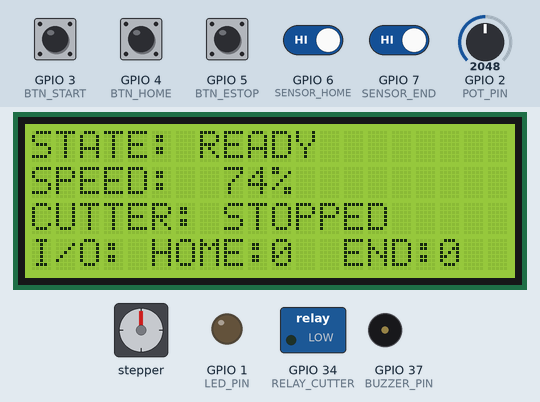
Recording of a sketch running on a simulated ESP32-S2. Parts: 20×4 character LCD, stepper motor, switched loads named in the sketch (green lamp = pin HIGH), output pins drawn as LEDs (lit = HIGH), buzzer (waves = sounding, pin HIGH). Dashed ring = blinking. The test bench sets the inputs (shaded band); at power-on: GPIO 3 (BTN_START), GPIO 4 (BTN_HOME), GPIO 5 (BTN_ESTOP), GPIO 6 (SENSOR_HOME), GPIO 7 (SENSOR_END) HIGH, GPIO 2 (POT_PIN) = 2048 (analog values on the 0–4095 scale). WiFi joins after 1.5 s; servers stay silent unless stated; stepper angles assume 200 steps per turn.

Above: at 5.3 s.
5.4 s: GPIO 3 (BTN_START) pulled LOW for 0.15 s
At 6.07 s:
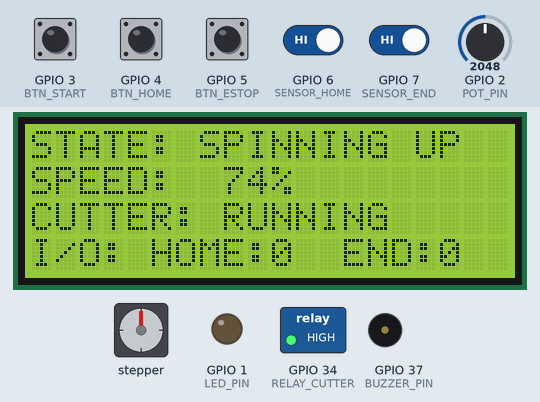
6.1 s: GPIO 5 (BTN_ESTOP) pulled LOW for 0.15 s
At 6.6 s:
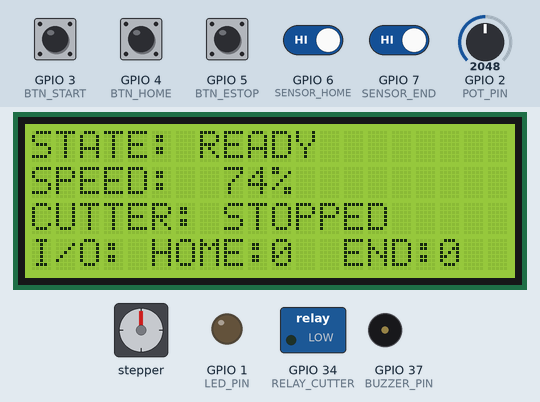
7.8 s: GPIO 4 (BTN_HOME) pulled LOW for 0.15 s
At 8.45 s:
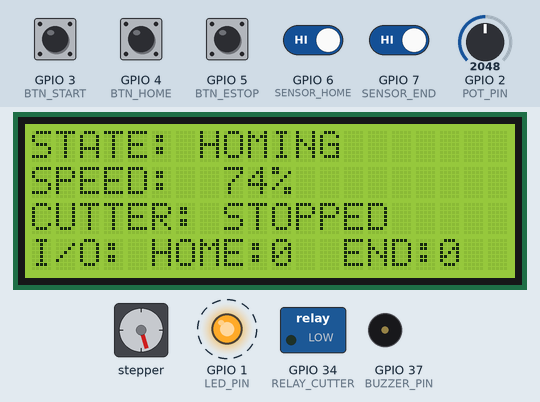
8.5 s: GPIO 6 (SENSOR_HOME) driven LOW
At 9.8 s:
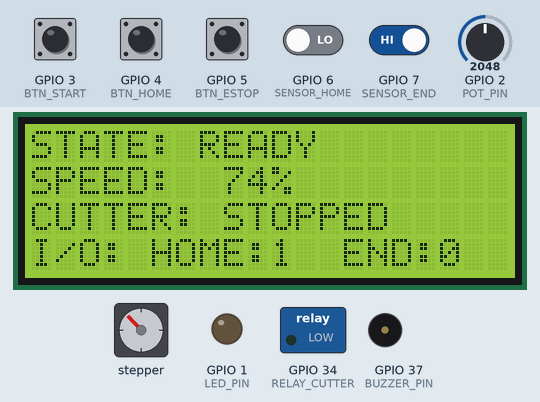
10.6 s: GPIO 3 (BTN_START) pulled LOW for 1 s
At 11.54 s:
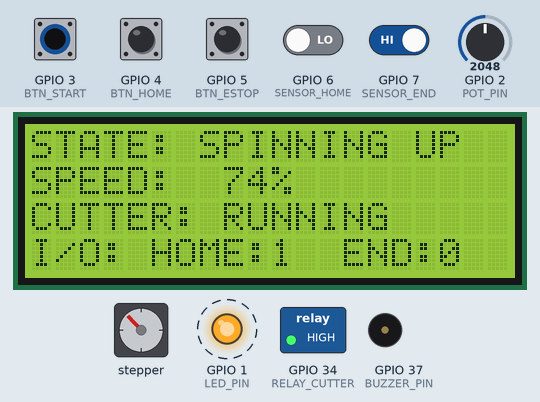
12.2 s: GPIO 7 (SENSOR_END) driven LOW
At 13.04 s:
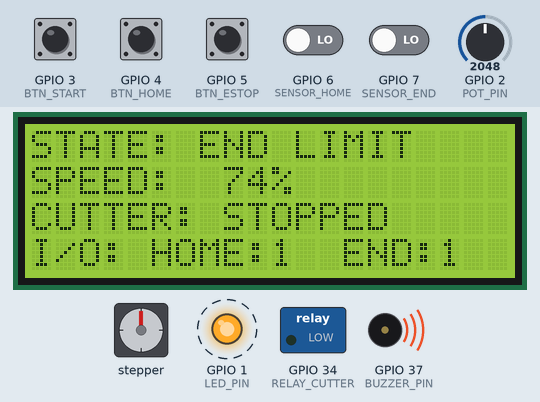
Timing chart, 0 to 15.7 s (numbered marks = the images above; inputs shaded):
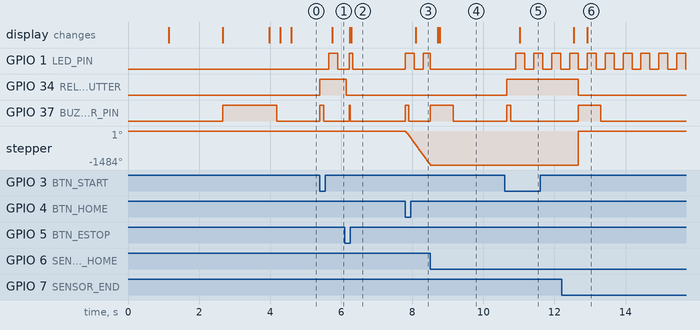

Measured:
- after the input at 5.4 s, GPIO 1 (LED_PIN): LOW → HIGH after 0.25 s, → LOW 0.25 s later; GPIO 34 (RELAY_CUTTER): LOW → HIGH at once; GPIO 37 (BUZZER_PIN): LOW → HIGH at once, → LOW 0.10 s later; the display: changes after 0.34 s (image 1)
- after the input at 6.1 s, GPIO 34 (RELAY_CUTTER): HIGH → LOW at once; GPIO 37 (BUZZER_PIN): LOW → HIGH after 0.12 s, → LOW 0.03 s later; stepper: stops changing and stays 0°; the display: first changes after 0.14 s (image 2 shows a later state)
- after the input at 7.8 s, GPIO 1 (LED_PIN): LOW → HIGH at once, → LOW 0.25 s later, → HIGH 0.25 s later; GPIO 37 (BUZZER_PIN): LOW → HIGH at once, → LOW 0.10 s later; stepper: turns 1426° counter-clockwise in 0.67 s, starting at once; the display: changes after 0.30 s (image 3)
- after the input at 8.5 s, GPIO 37 (BUZZER_PIN): LOW → HIGH at once, → LOW 0.66 s later; the display: first changes after 0.22 s (image 4 shows a later state)
- after the input at 10.6 s, GPIO 1 (LED_PIN): alternates HIGH for 0.25 s and LOW for 0.25 s, starting after 0.32 s; GPIO 34 (RELAY_CUTTER): LOW → HIGH after 0.06 s; GPIO 37 (BUZZER_PIN): LOW → HIGH after 0.06 s, → LOW 0.10 s later; the display: changes after 0.42 s (image 5)
- after the input at 12.2 s, GPIO 34 (RELAY_CUTTER): HIGH → LOW after 0.47 s; GPIO 37 (BUZZER_PIN): LOW → HIGH after 0.47 s, → LOW 0.63 s later; stepper: goes on until 12.7 s, then stays 1°; the display: first changes after 0.34 s (image 6 shows a later state)

The sketch:

firmware.ino
```cpp
#include <WiFi.h>
#include <HTTPClient.h>
#include <HTTPUpdate.h>
#include <WebServer.h>
#include <DNSServer.h>
#include <WiFiManager.h>
#include <Wire.h>
#include <LiquidCrystal_I2C.h>
#include <AccelStepper.h>

// ================= CẤU HÌNH FIRMWARE & OTA =================
const String CURRENT_VERSION = "2.2";
const String URL_VERSION  = "https://raw.githubusercontent.com/pethitechcom-dotcom/esp32-ota-firmware/main/version.txt";
const String URL_FIRMWARE = "https://raw.githubusercontent.com/pethitechcom-dotcom/esp32-ota-firmware/main/firmware.ino.bin";

// ================= CẤU HÌNH CHÂN GPIO ĐÃ CHỐT =================
#define LED_PIN         1   // LED báo trạng thái (0=Sáng, 1=Tắt)
#define BUZZER_PIN      37  // Còi báo (1=Bật, 0=Tắt)
#define POT_PIN         2   // Biến trở chỉnh tốc độ (ADC)
#define BTN_START       3   // Nút bấm chạy máy/tạm dừng
#define BTN_HOME        4   // Nút bấm đưa về Home
#define BTN_ESTOP       5   // Nút dừng khẩn cấp (Ngắt cứng)
#define SENSOR_HOME     6   // Cảm biến tiệm cận gốc Home (NPN)
#define SENSOR_END      7   // Cảm biến tiệm cận giới hạn cuối (NPN)

#define STEP_PUL        17  // Chân xung Step
#define STEP_DIR        16  // Chân chiều DIR
#define STEP_ENA        18  // Chân cho phép ENA
#define RELAY_CUTTER    34  // Rơ-le Contactor máy cắt (GPIO34)

// ================= HẰNG SỐ HIỆU CHUẨN BIẾN TRỞ =================
#define POT_RAW_MIN     100
#define POT_RAW_MAX     2735
#define DEADBAND_LOW    130
#define DEADBAND_HIGH   2700

// ================= ĐỐI TƯỢNG & BIẾN =================
LiquidCrystal_I2C lcd(0x27, 20, 4);
AccelStepper stepper(AccelStepper::DRIVER, STEP_PUL, STEP_DIR);

enum MachineState {
  STATE_IDLE,
  STATE_DELAY_START,
  STATE_CUTTING,
  STATE_END_LIMIT,
  STATE_HOMING,
  STATE_ESTOP
};

volatile MachineState currentState = STATE_IDLE;
volatile bool eStopTriggered = false;

unsigned long delayStartTime = 0;
const unsigned long CUT_DELAY_MS = 2000;
int currentSpeed = 0;
int targetSpeed = 0;
unsigned long lastLcdUpdate = 0;

// Khử dội phím Non-blocking
bool startBtnState = false;
bool homeBtnState  = false;
unsigned long lastStartPress = 0;
unsigned long lastHomePress  = 0;

// Còi bíp Non-blocking
unsigned long beepEndTime = 0;
bool isBeeping = false;

// Bộ lọc biến trở
const int numReadings = 15;
int readings[numReadings];
int readIndex = 0;
long total = 0;

// Khai báo hàm phụ trợ
void checkAndPerformOTA();
void triggerBeep(unsigned long duration);
void handleBuzzer();
void controlLED();
void readPotentiometer();
void displayStatus();

// ================= NGẮT PHẦN CỨNG BƠM XUNG ĐỘNG CƠ (TIMER) =================
hw_timer_t * timer = NULL;
portMUX_TYPE timerMux = portMUX_INITIALIZER_UNLOCKED;

void IRAM_ATTR onTimer() {
  portENTER_CRITICAL_ISR(&timerMux);
  stepper.runSpeed(); // Tự động phát xung ngầm không cần CPU chờ
  portEXIT_CRITICAL_ISR(&timerMux);
}

// ================= HÀM NGẮT KHẨN CẤP (E-STOP) =================
void IRAM_ATTR eStopISR() {
  eStopTriggered = true;
}

// ================= SETUP =================
void setup() {
  Serial.begin(115200);
  delay(1000);

  // Cấu hình ngõ vào có trở kéo lên (INPUT_PULLUP)
  pinMode(BTN_START, INPUT_PULLUP);
  pinMode(BTN_HOME, INPUT_PULLUP);
  pinMode(BTN_ESTOP, INPUT_PULLUP);
  pinMode(SENSOR_HOME, INPUT_PULLUP);
  pinMode(SENSOR_END, INPUT_PULLUP);

  pinMode(LED_PIN, OUTPUT);
  pinMode(BUZZER_PIN, OUTPUT);
  pinMode(RELAY_CUTTER, OUTPUT);

  digitalWrite(LED_PIN, LOW);      // 0 = Sáng (Báo nguồn sẵn sàng)
  digitalWrite(BUZZER_PIN, LOW);   // 0 = Tắt còi
  digitalWrite(RELAY_CUTTER, LOW); // Tắt rơ-le

  // Cài đặt ngắt E-Stop
  attachInterrupt(digitalPinToInterrupt(BTN_ESTOP), eStopISR, FALLING);

  // Bộ lọc biến trở
  analogReadResolution(12);
  for (int i = 0; i < numReadings; i++) readings[i] = 0;

  // Cấu hình Stepper (Không set tốc độ ở đây, để Timer lo)
  stepper.setEnablePin(STEP_ENA);
  stepper.setPinsInverted(false, false, true);
  stepper.setMaxSpeed(4000);
  stepper.setAcceleration(2500);
  stepper.enableOutputs();

  // Khởi động I2C ép xung 400kHz để màn hình in cực nhanh
  Wire.begin(8, 9);
  Wire.setClock(400000);
  Wire.setTimeOut(100);

  lcd.init();
  lcd.backlight();
  lcd.setCursor(0, 0); lcd.print("====================");
  lcd.setCursor(0, 1); lcd.print(" KHOI KET NOI WIFI  ");
  lcd.setCursor(0, 2); lcd.print(" VUI LONG CHO...    ");
  lcd.setCursor(0, 3); lcd.print("====================");

  // Khởi tạo WiFiManager kết nối mạng
  WiFiManager wm;
  if (!wm.autoConnect("ESP32-S2-Setup")) {
    Serial.println("Cấu hình WiFi thất bại. Khởi động lại...");
    delay(3000);
    ESP.restart();
  }

  lcd.setCursor(0, 1); lcd.print(" WIFI CONNECTED     ");
  triggerBeep(100); delay(150);
  triggerBeep(100); delay(150);
  delay(1000);

  // Kiểm tra OTA lần đầu
  lcd.setCursor(0, 1); lcd.print(" KIEM TRA CAP NHAT  ");
  checkAndPerformOTA();

  lcd.clear();

  // Khởi động Hardware Timer cho động cơ (Dành cho core v2)
  // (Nếu dùng core v3 báo lỗi, đổi thành: timer = timerBegin(1000000); timerAttachInterrupt(timer, &onTimer);)
  timer = timerBegin(0, 80, true);
  timerAttachInterrupt(timer, &onTimer, true);
  timerAlarmWrite(timer, 50, true);              // Chu kỳ 50us = Tần số 20kHz phát xung
  timerAlarmEnable(timer);
}

// ================= VÒNG LẶP CHÍNH =================
void loop() {
  // 1. Kiểm tra OTA nền định kỳ 5 phút
  static unsigned long lastOtaCheck = 0;
  if (millis() - lastOtaCheck > 300000) {
    lastOtaCheck = millis();
    if (WiFi.status() == WL_CONNECTED) {
      checkAndPerformOTA();
    }
  }

  // 2. XỬ LÝ KHẨN CẤP AN TOÀN TUYỆT ĐỐI
  if (eStopTriggered) {
    if (digitalRead(BTN_ESTOP) == LOW) {
      // Đang bị nhấn: Khóa chết hệ thống
      if (currentState != STATE_ESTOP) {
        currentState = STATE_ESTOP;
        digitalWrite(RELAY_CUTTER, LOW);
        stepper.stop();
        stepper.disableOutputs();
        displayStatus();
      }
      handleBuzzer();
      controlLED();
      return; // Chặn CPU không chạy tiếp
    }
    else {
      // Đã nhả nút: Reset và mở khóa
      eStopTriggered = false;
      currentState = STATE_IDLE;
      stepper.enableOutputs();
      digitalWrite(BUZZER_PIN, LOW);
      displayStatus();
    }
  }

  // 3. ĐỌC BIẾN TRỞ & NGOẠI VI NỀN
  readPotentiometer();
  handleBuzzer();
  controlLED();

  // 4. ĐỌC NÚT NHẤN (NON-BLOCKING)
  bool currentStart = (digitalRead(BTN_START) == LOW);
  bool currentHome  = (digitalRead(BTN_HOME) == LOW);
  bool triggerStart = false;
  bool triggerHome  = false;

  if (currentStart && !startBtnState && (millis() - lastStartPress > 200)) {
    startBtnState = true;
    lastStartPress = millis();
    triggerStart = true;
    triggerBeep(100);
  } else if (!currentStart) {
    startBtnState = false;
  }

  if (currentHome && !homeBtnState && (millis() - lastHomePress > 200)) {
    homeBtnState = true;
    lastHomePress = millis();
    triggerHome = true;
    triggerBeep(100);
  } else if (!currentHome) {
    homeBtnState = false;
  }

  // 5. MÁY TRẠNG THÁI HỆ THỐNG
  switch (currentState) {

    case STATE_IDLE:
      digitalWrite(RELAY_CUTTER, LOW);
      stepper.setSpeed(0); // Dừng động cơ
      if (triggerStart) {
        currentState = STATE_DELAY_START;
        digitalWrite(RELAY_CUTTER, HIGH);
        delayStartTime = millis();
      }
      if (triggerHome) {
        currentState = STATE_HOMING;
        stepper.setSpeed(-1200);
      }
      break;

    case STATE_DELAY_START:
      if (millis() - delayStartTime >= CUT_DELAY_MS) {
        currentState = STATE_CUTTING;
      }
      break;

    case STATE_CUTTING:
      stepper.setSpeed(currentSpeed); // Cập nhật tốc độ mới liên tục, Timer sẽ lo việc phát xung

      if (digitalRead(SENSOR_END) == LOW) {
        currentState = STATE_END_LIMIT;
        digitalWrite(RELAY_CUTTER, LOW);
        stepper.stop();
        triggerBeep(600);
      }

      if (triggerStart) { // Ấn lần 2 để tạm dừng
        currentState = STATE_IDLE;
        digitalWrite(RELAY_CUTTER, LOW);
        stepper.stop();
      }
      break;

    case STATE_END_LIMIT:
      stepper.setSpeed(0);
      if (triggerHome) {
        currentState = STATE_HOMING;
        stepper.setSpeed(-1200);
      }
      break;

    case STATE_HOMING:
      if (digitalRead(SENSOR_HOME) == LOW) {
        stepper.stop();
        stepper.setCurrentPosition(0);
        currentState = STATE_IDLE;
        triggerBeep(600);
      }
      break;

    case STATE_ESTOP:
      break;
  }

  // 6. CẬP NHẬT MÀN HÌNH LCD
  if (millis() - lastLcdUpdate > 300) {
    displayStatus();
    lastLcdUpdate = millis();
  }
}

// ================= CÁC HÀM XỬ LÝ CHỨC NĂNG =================

void checkAndPerformOTA() {
  WiFiClientSecure client;
  client.setInsecure();

  HTTPClient http;
  if (http.begin(client, URL_VERSION)) {
    int httpCode = http.GET();
    if (httpCode == HTTP_CODE_OK) {
      String payload = http.getString();
      payload.trim();

      if (payload != CURRENT_VERSION) {
        lcd.setCursor(0, 2); lcd.print(" DANG TAI PHIEN BAN  ");
        lcd.setCursor(0, 3); lcd.print(" MOI TU GITHUB...    ");

        httpUpdate.update(client, URL_FIRMWARE);
        // Nếu thành công máy tự reset, không cần lệnh xử lý thêm
      }
    }
    http.end();
  }
}

void controlLED() {
  static unsigned long lastLedToggle = 0;
  static bool ledState = false;

  if (currentState == STATE_IDLE) {
    digitalWrite(LED_PIN, LOW);
  }
  else if (currentState == STATE_ESTOP) {
    digitalWrite(LED_PIN, HIGH);
  }
  else {
    if (millis() - lastLedToggle > 250) {
      ledState = !ledState;
      digitalWrite(LED_PIN, ledState ? LOW : HIGH);
      lastLedToggle = millis();
    }
  }
}

void triggerBeep(unsigned long duration) {
  if (currentState == STATE_ESTOP) return;
  digitalWrite(BUZZER_PIN, HIGH);
  beepEndTime = millis() + duration;
  isBeeping = true;
}

void handleBuzzer() {
  if (currentState == STATE_ESTOP) {
    static unsigned long lastEstopBeep = 0;
    static bool estopBeepState = false;
    if (millis() - lastEstopBeep > 150) {
      estopBeepState = !estopBeepState;
      digitalWrite(BUZZER_PIN, estopBeepState ? HIGH : LOW);
      lastEstopBeep = millis();
    }
    return;
  }

  if (isBeeping && millis() >= beepEndTime) {
    digitalWrite(BUZZER_PIN, LOW);
    isBeeping = false;
  }
}

void readPotentiometer() {
  total = total - readings[readIndex];
  readings[readIndex] = analogRead(POT_PIN);
  total = total + readings[readIndex];
  readIndex++;
  if (readIndex >= numReadings) readIndex = 0;

  int averageAdc = total / numReadings;
  int speedPercent = 0;

  if (averageAdc <= DEADBAND_LOW) {
    speedPercent = 0;
  }
  else if (averageAdc >= DEADBAND_HIGH) {
    speedPercent = 100;
  }
  else {
    speedPercent = map(averageAdc, DEADBAND_LOW, DEADBAND_HIGH, 0, 100);
  }

  speedPercent = constrain(speedPercent, 0, 100);
  targetSpeed = map(speedPercent, 0, 100, 0, 3200);

  if (abs(targetSpeed - currentSpeed) > 16) {
    currentSpeed = targetSpeed;
  }
}

void displayStatus() {
  char rowBuffer[32];

  switch (currentState) {
    case STATE_IDLE:        snprintf(rowBuffer, sizeof(rowBuffer), "STATE: READY        "); break;
    case STATE_DELAY_START: snprintf(rowBuffer, sizeof(rowBuffer), "STATE: SPINNING UP  "); break;
    case STATE_CUTTING:     snprintf(rowBuffer, sizeof(rowBuffer), "STATE: CUTTING      "); break;
    case STATE_END_LIMIT:   snprintf(rowBuffer, sizeof(rowBuffer), "STATE: END LIMIT    "); break;
    case STATE_HOMING:      snprintf(rowBuffer, sizeof(rowBuffer), "STATE: HOMING       "); break;
    case STATE_ESTOP:       snprintf(rowBuffer, sizeof(rowBuffer), "STATE: EMERGENCY    "); break;
  }
  lcd.setCursor(0, 0); lcd.print(rowBuffer);

  if (currentState == STATE_ESTOP) {
    snprintf(rowBuffer, sizeof(rowBuffer), "MOTOR: DISABLED     ");
  } else {
    int displayPercent = map(currentSpeed, 0, 3200, 0, 100);
    displayPercent = constrain(displayPercent, 0, 100);
    snprintf(rowBuffer, sizeof(rowBuffer), "SPEED: %3d%%         ", displayPercent);
  }
  lcd.setCursor(0, 1); lcd.print(rowBuffer);

  if (digitalRead(RELAY_CUTTER) == HIGH) {
    snprintf(rowBuffer, sizeof(rowBuffer), "CUTTER: RUNNING     ");
  } else {
    snprintf(rowBuffer, sizeof(rowBuffer), "CUTTER: STOPPED     ");
  }
  lcd.setCursor(0, 2); lcd.print(rowBuffer);

  int homeState = (digitalRead(SENSOR_HOME) == LOW) ? 1 : 0;
  int endState  = (digitalRead(SENSOR_END) == LOW) ? 1 : 0;

  snprintf(rowBuffer, sizeof(rowBuffer), "I/O: HOME:%d  END:%d  ", homeState, endState);
  lcd.setCursor(0, 3); lcd.print(rowBuffer);
}
```
